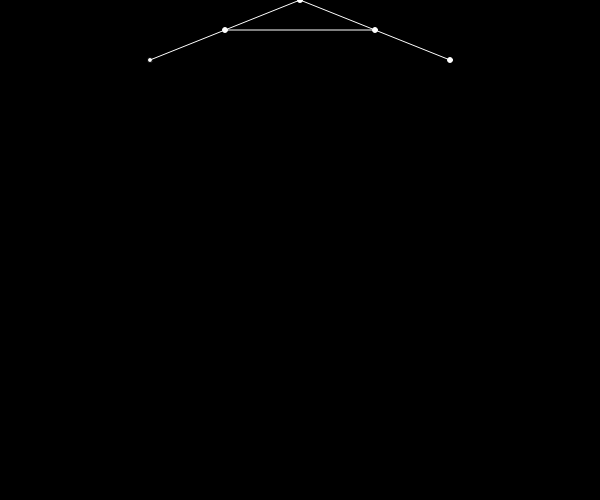
Frame 1 (no input)
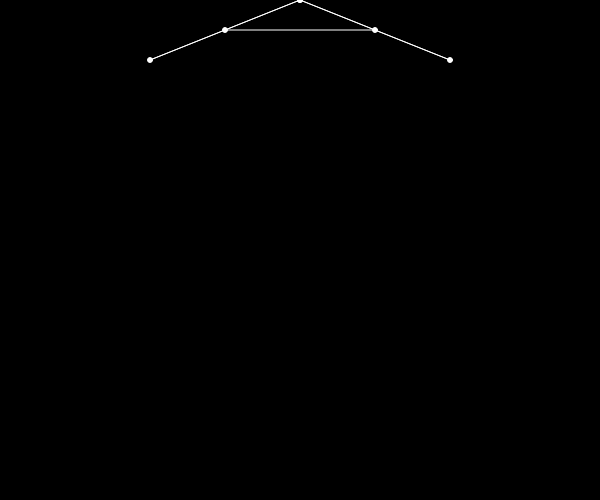
Frame 60 (no input)
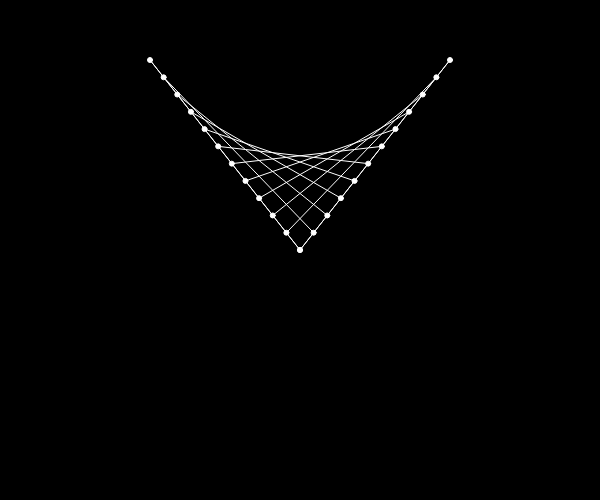
Frame 120 (the mouse pressed at the canvas centre since frame 60)

The p5.js sketch that drew these frames (run headless with seeded random() and noise() and a simulated clock; from frame 60 on, the mouse is pressed at the canvas centre):

// p5.js sketch
// ── sketch.js
function setup() {
  createCanvas(600, 500);

}

function draw() {
  background(0);

  let px1 = width/2-150
  let px2 = width/2+150
  let px3 = width/2
  let py1 = 60
  let py2 = 60
  let py3 = mouseY
  let radius = 5
  
  line(px1,py1,px3,py3);
  line(px2,py2,px3,py3);
  
  let n = map(mouseX,0,width,2,20,true)
  n = round(n)
  

for(let i = 0; i <= n; i++ ){
  const x1 = map(i,0,n,px1,px3,true)
  const y1 = map(i,0,n,py1,py3,true)
  
  const x2 = map(i,0,n,px3,px2,true)
  const y2 = map(i,0,n,py3,py2,true)
  
  
  circle(x1,y1,radius)
  circle (x2,y2,radius)
  
  stroke(255)
  line(x1,y1,x2,y2)
  
}

}
